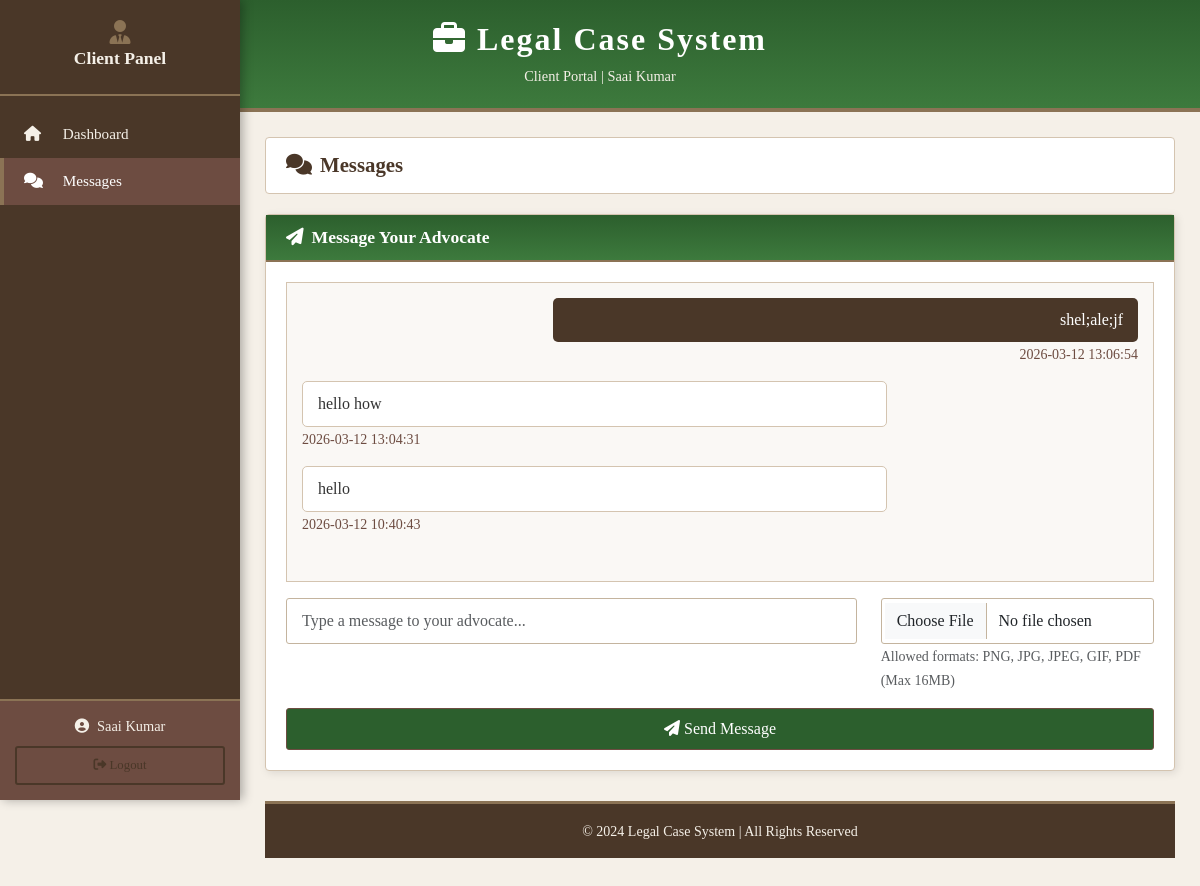
/client/messages (signed in), run on the app's committed database.
### tables this page shows
CREATE TABLE advocates (
        id INTEGER PRIMARY KEY AUTOINCREMENT,
        advocate_id TEXT UNIQUE NOT NULL,
        password TEXT NOT NULL,
        name TEXT NOT NULL,
        email TEXT UNIQUE NOT NULL,
        phone TEXT,
        bar_registration TEXT,
        specialization TEXT,
        created_at TIMESTAMP DEFAULT CURRENT_TIMESTAMP
    , address TEXT);

CREATE TABLE messages (
        id INTEGER PRIMARY KEY AUTOINCREMENT,
        sender_type TEXT NOT NULL,
        sender_id INTEGER NOT NULL,
        receiver_type TEXT NOT NULL,
        receiver_id INTEGER NOT NULL,
        case_id INTEGER,
        message_text TEXT NOT NULL,
        message_type TEXT DEFAULT 'text',
        file_path TEXT,
        is_read BOOLEAN DEFAULT 0,
        created_at TIMESTAMP DEFAULT CURRENT_TIMESTAMP,
        FOREIGN KEY (case_id) REFERENCES cases(id)
    );

### app.py (the view, shortened to what this page needs)
@app.route('/client/messages', methods=['GET', 'POST'])
@login_required
def client_messages():
    if session['user_type'] != 'client':
        return redirect(url_for('login'))
    conn = get_db_connection()
    messages = conn.execute('''SELECT m.*, a.name as advocate_name
        FROM messages m
        LEFT JOIN advocates a ON m.sender_id = a.id AND m.sender_type = 'advocate'
        WHERE (m.receiver_type = 'client' AND m.receiver_id = ?) OR (m.sender_type = 'client' AND m.sender_id = ?)
        ORDER BY m.created_at DESC''', (session['user_id'], session['user_id'])).fetchall()
    cases = conn.execute('SELECT * FROM cases WHERE client_id = ?', (session['user_id'],)).fetchall()
    conn.close()
    return render_template('client_messages.html', messages=messages, cases=cases)

### app.py (called while the page is built)
def get_db_connection():
    conn = sqlite3.connect('advocate_system.db')
    conn.row_factory = sqlite3.Row
    return conn

def login_required(f):
    @wraps(f)
    def decorated_function(*args, **kwargs):
        if 'user_id' not in session or 'user_type' not in session:
            return redirect(url_for('login'))
        return f(*args, **kwargs)
    return decorated_function

### templates/client_messages.html (shortened to what this page needs)
{% extends "base.html" %}
{% block content %}
<div class="trad-header" style="background:linear-gradient(180deg, #2c5f2d 0%, #3d7a3d 100%);">
    <h1><i class="fas fa-briefcase"></i> Legal Case System</h1>
    <div class="subtitle">Client Portal | {{ session['user_name'] }}</div>
</div>
<div class="trad-sidebar client-sidebar">
    <div class="trad-sidebar-header">
        <i class="fas fa-user-tie"></i>
        <h4>Client Panel</h4>
    </div>
    <div class="trad-sidebar-menu">
        <a href="{{ url_for('client_dashboard') }}">
            <i class="fas fa-home"></i> Dashboard
        </a>
        <a href="{{ url_for('client_messages') }}" class="active">
            <i class="fas fa-comments"></i> Messages
        </a>
    </div>
    <div class="trad-sidebar-user">
        <div class="user-name">
            <i class="fas fa-user-circle me-2"></i>{{ session['user_name'] }}
        </div>
        <a href="{{ url_for('logout') }}" class="btn btn-sm btn-trad-outline w-100 mt-2" style="font-size:0.8rem;">
            <i class="fas fa-sign-out-alt"></i> Logout
        </a>
    </div>
</div>
<div class="trad-main">
    <div class="trad-page-header">
        <h2><i class="fas fa-comments me-2"></i>Messages</h2>
    </div>
    <div class="trad-card">
        <div class="trad-card-header" style="background:linear-gradient(180deg, #2c5f2d 0%, #3d7a3d 100%);">
            <h4><i class="fas fa-paper-plane me-2"></i>Message Your Advocate</h4>
        </div>
        <div class="trad-card-body">
            <div class="trad-chat-container" style="min-height:300px;">
                {% for msg in messages %}
                <div class="trad-chat-message {% if msg.sender_type == 'client' %}trad-chat-sent{% else %}trad-chat-received{% endif %}">
                    <div class="trad-chat-bubble">
                        {{ msg.message_text }}
                    </div>
                    <small style="color:var(--secondary-brown);">{{ msg.created_at }}</small>
                </div>
                {% endfor %}
            </div>
             <form method="POST" class="mt-3" enctype="multipart/form-data">
                 <div class="row mb-3">
                     <div class="col-md-8">
                         <input type="text" name="message_text" class="form-control trad-form-control" placeholder="Type a message to your advocate...">
                     </div>
                     <div class="col-md-4">
                         <input type="file" class="form-control trad-form-control" name="file" accept=".png,.jpg,.jpeg,.gif,.pdf">
                         <small class="form-text text-muted">Allowed formats: PNG, JPG, JPEG, GIF, PDF (Max 16MB)</small>
                     </div>
                 </div>
                 <div class="d-grid">
                     <button type="submit" class="btn btn-trad" style="background:#2c5f2d;">
                         <i class="fas fa-paper-plane"></i> Send Message
                     </button>
                 </div>
             </form>
        </div>
    </div>
    <div class="trad-footer">
        <small>&copy; 2024 Legal Case System | All Rights Reserved</small>
    </div>
</div>
{% endblock %}

### templates/base.html (style rules this page uses)
:root { --primary-brown: #4a3728; --secondary-brown: #6d4c41; --cream: #f5f0e8; --dark-gold: #8b7355; --pure-black: #1a1a1a; --charcoal: #333333; --white: #ffffff; --light-cream: #faf8f5; }
* { margin: 0; padding: 0; box-sizing: border-box; }
body { font-family: 'Georgia', 'Times New Roman', serif; background-color: var(--cream); color: var(--charcoal); }
h1, h2, h3, h4, h5, h6 { font-family: 'Georgia', serif; font-weight: 600; }
.trad-header { background: linear-gradient(180deg, var(--primary-brown) 0%, var(--secondary-brown) 100%); padding: 20px 0; border-bottom: 4px solid var(--dark-gold); }
.trad-header h1 { color: var(--white); font-size: 2rem; text-align: center; letter-spacing: 2px; }
.trad-header .subtitle { color: var(--cream); text-align: center; font-size: 0.9rem; margin-top: 5px; }
.trad-sidebar { background: var(--primary-brown); min-height: 100vh; padding: 0; position: fixed; width: 240px; left: 0; top: 0; box-shadow: 3px 0 10px rgba(0,0,0,0.3); }
.trad-sidebar-header { padding: 20px 15px; border-bottom: 2px solid var(--dark-gold); text-align: center; }
.trad-sidebar-header h4 { color: var(--cream); font-size: 1.1rem; margin-bottom: 5px; }
.trad-sidebar-header i { color: var(--dark-gold); font-size: 1.5rem; }
.trad-sidebar-menu { padding: 15px 0; }
.trad-sidebar-menu a { display: block; padding: 12px 20px; color: var(--cream); text-decoration: none; border-left: 4px solid transparent; transition: all 0.3s; font-size: 0.95rem; }
.trad-sidebar-menu a:hover, .trad-sidebar-menu a.active { background: var(--secondary-brown); border-left-color: var(--dark-gold); color: var(--white); }
.trad-sidebar-menu a i { width: 25px; margin-right: 10px; }
.trad-sidebar-user { position: absolute; bottom: 0; width: 100%; padding: 15px; background: var(--secondary-brown); border-top: 2px solid var(--dark-gold); }
.trad-sidebar-user .user-name { color: var(--cream); font-size: 0.9rem; text-align: center; }
.trad-main { margin-left: 240px; padding: 25px; min-height: 100vh; }
.trad-card { background: var(--white); border: 1px solid #d4c4b0; border-radius: 4px; margin-bottom: 20px; box-shadow: 2px 2px 8px rgba(0,0,0,0.1); }
.trad-card-header { background: linear-gradient(180deg, var(--primary-brown) 0%, var(--secondary-brown) 100%); color: var(--white); padding: 12px 20px; border-bottom: 2px solid var(--dark-gold); }
.trad-card-header h4 { font-size: 1.1rem; margin: 0; }
.trad-card-body { padding: 20px; }
.btn-trad { background: var(--primary-brown); color: var(--white); border: 1px solid var(--secondary-brown); padding: 8px 20px; border-radius: 3px; font-family: 'Georgia', serif; transition: all 0.3s; }
.btn-trad-outline { background: transparent; color: var(--primary-brown); border: 2px solid var(--primary-brown); padding: 8px 20px; border-radius: 3px; font-family: 'Georgia', serif; }
.trad-form-control { border: 1px solid #c4b49e; border-radius: 3px; padding: 10px 15px; font-family: 'Georgia', serif; }
.trad-chat-container { border: 1px solid #d4c4b0; background: var(--light-cream); padding: 15px; max-height: 350px; overflow-y: auto; }
.trad-chat-message { margin-bottom: 15px; }
.trad-chat-bubble { padding: 10px 15px; border-radius: 5px; max-width: 70%; }
.trad-chat-sent { text-align: right; }
.trad-chat-sent .trad-chat-bubble { background: var(--primary-brown); color: var(--white); margin-left: auto; }
.trad-chat-received .trad-chat-bubble { background: var(--white); border: 1px solid #d4c4b0; }
.trad-page-header { background: var(--white); border: 1px solid #d4c4b0; padding: 15px 20px; margin-bottom: 20px; border-radius: 4px; }
.trad-page-header h2 { color: var(--primary-brown); font-size: 1.3rem; margin: 0; }
.trad-footer { background: var(--primary-brown); color: var(--cream); text-align: center; padding: 15px; margin-top: 30px; border-top: 3px solid var(--dark-gold); }

### templates/client_messages.html (style rules this page uses)
.client-sidebar { background: var(--primary-brown) !important; }

### data on the page
advocates: user_name "Saai Kumar"
messages: message_text "shel;ale;jf", created_at "2026-03-12 13:06:54"
messages: message_text "hello how", created_at "2026-03-12 13:04:31"
messages: message_text "hello", created_at "2026-03-12 10:40:43"
